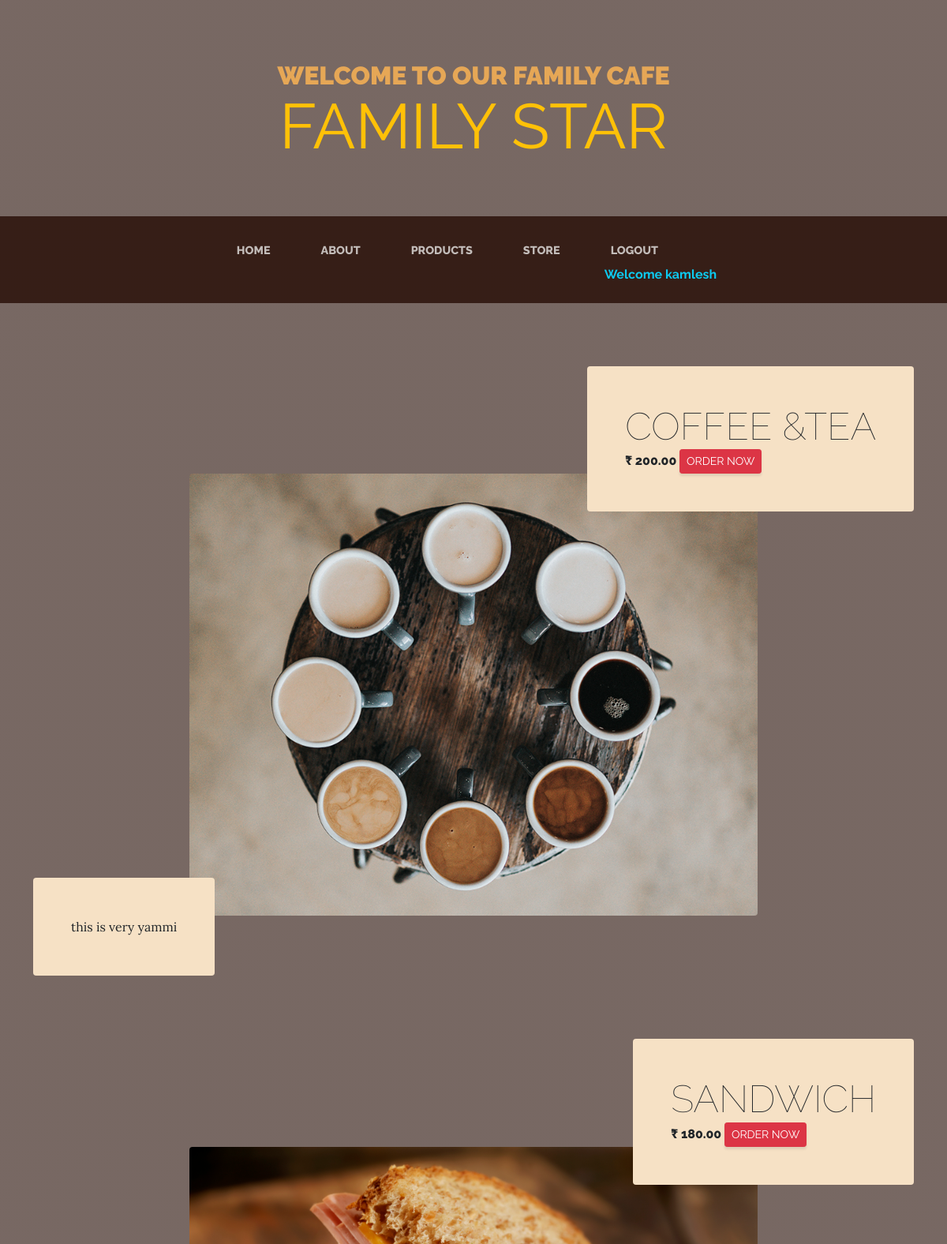
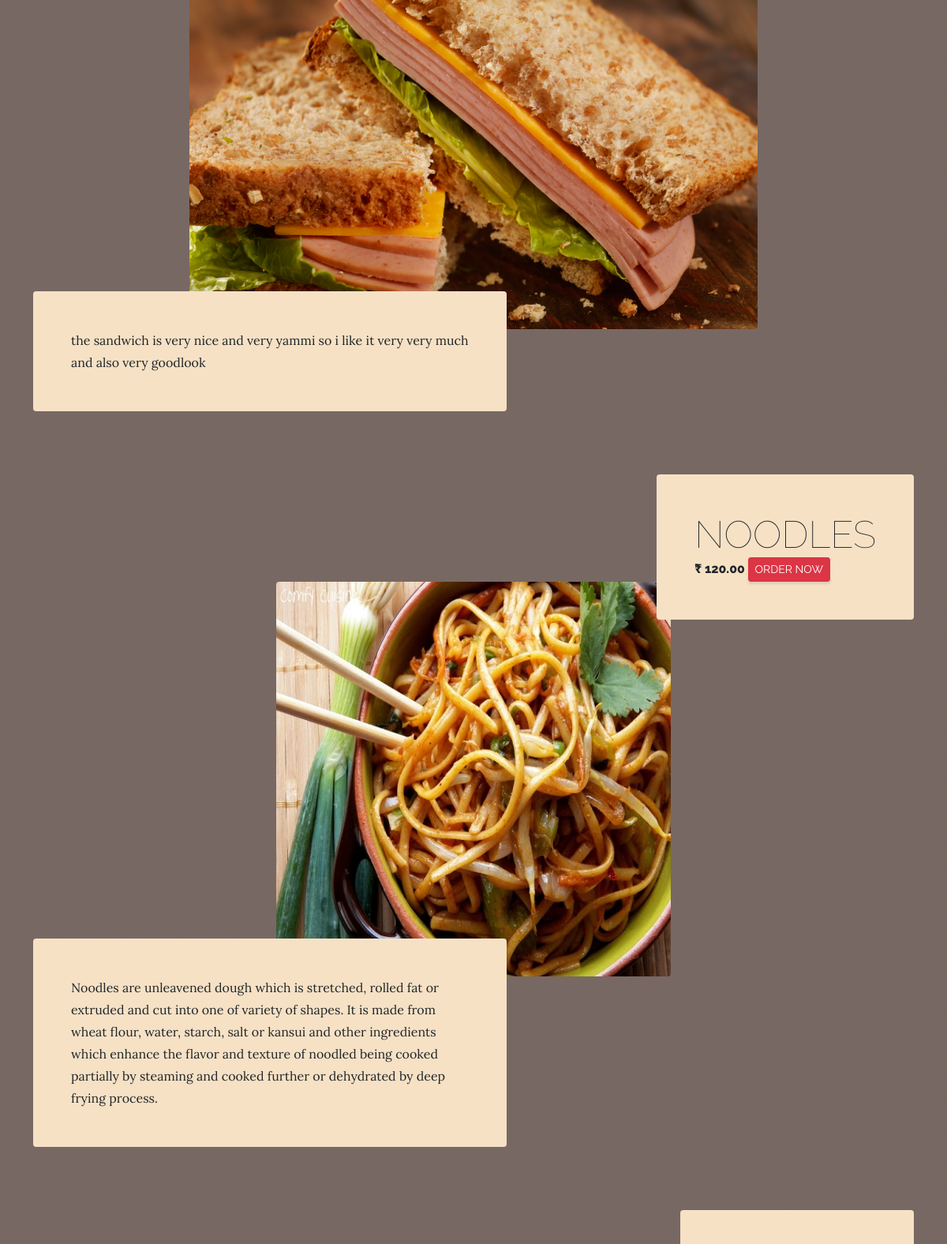
The page /products/ (signed in, upper part) on the database its author committed (2 pictures, top to bottom).
### myapp/models.py (models this page shows)
class Products(models.Model):
	user = models.ForeignKey(User, on_delete = models.CASCADE)
	pname = models.CharField(max_length = 100)
	uom_id = models.IntegerField( null= True)
	price_per_unit = models.DecimalField(max_digits = 5, decimal_places = 2)
	image = models.ImageField(upload_to = "images",null = True)
	description = models.TextField()

### myapp/views.py (the view)
# urls.py: path('products/', products, name = "products"),
@login_required(login_url='/login')
def products(request):
	prd = Products.objects.all()
	return render(request, 'products.html', {'prd':prd})

### myapp/templates/products.html (shortened to what this page needs)
{% load static %}
{% include 'header.html' %}
        {% for pr in prd %}
        <section class="page-section">
            <div class="container">
                <div class="product-item">
                    <div class="product-item-title d-flex">
                        <div class="bg-faded p-5 d-flex ms-auto rounded">
                            <h2 class="section-heading mb-0">
                                 <span class="section-heading-lower">{{pr.pname}}</span>
                                 <span class="section-heading-upper">₹ {{pr.price_per_unit}}
                                 <a href="{% url 'Order_det' %}" class="btn btn-danger btn-sm">Order Now</a>
                                 </span>
                            </h2>
                        </div>
                    </div>
                    <img class="product-item-img mx-auto d-flex rounded img-fluid mb-3 mb-lg-0" src="{{pr.image.url}}" alt = ""...."/>
                    <div class="product-item-description d-flex me-auto">
                        <div class="bg-faded p-5 rounded"><p class="mb-0">{{pr.description}}</p></div>
                    </div>
                </div>
            </div>
        </section>
        {% endfor %}
{% include 'footer.html' %}

### myapp/templates/header.html (shortened to what this page needs)
{% load static %}
<!DOCTYPE html>
<html lang="en">
    <head>
        <link href="{% static 'css/styles.css' %}" rel="stylesheet" />
    </head>
    <body>
        <header>
            <h1 class="site-heading text-center text-faded d-none d-lg-block">
                <span class="site-heading-upper text-primary mb-3"><B>Welcome To Our family Cafe</B></span>
                <span class="site-heading-lower text-warning"><B>family Star</B></span>
            </h1>
        </header>
        <nav class="navbar navbar-expand-lg navbar-dark py-lg-4" id="mainNav">
            <div class="container">
                <div class="collapse navbar-collapse" id="navbarSupportedContent">
                    <ul class="navbar-nav mx-auto">
                        <li class="nav-item px-lg-4"><a class="nav-link text-uppercase" href="/">Home</a></li>
                        <li class="nav-item px-lg-4"><a class="nav-link text-uppercase" href="{% url 'about' %}">About</a></li>
                        <li class="nav-item px-lg-4"><a class="nav-link text-uppercase" href="{% url 'products' %}">Products</a></li>
                        <li class="nav-item px-lg-4"><a class="nav-link text-uppercase" href="{% url 'store' %}">Store</a></li>
                        {% if request.user.is_authenticated %}
                        <li class="nav-item px-lg-4"><a class="nav-link text-uppercase " href="{% url 'logout' %}">logout</a><b class = 'text-info'> Welcome  {{request.user}}</b></li>
                        {% else %}
                        <li class="nav-item px-lg-4"><a class="nav-link text-uppercase" href="{% url 'register' %}">Signup</a></li>
                        {% endif %}
                    </ul>
                </div>
            </div>
        </nav>

### myapp/templates/footer.html (shortened to what this page needs)
{% load static %}
    </body>
</html>

### rows shown on the page
Products: pname "COFFEE &TEA", price_per_unit "200.00", image (picture), description "this is very yammi"
Products: pname "SANDWICH", price_per_unit "180.00", image (picture), description "the sandwich is very nice and very yammi so i like it very very much and also very goodlook"
Products: pname "NOODLES", price_per_unit "120.00", image (picture), description "Noodles are unleavened dough which is stretched, rolled fat or extruded and cut into one of variety of shapes. It is made from wheat flour, water, starch, salt or kansui and other ingredients which enhance the flavor and texture of noodled being cooked partially by steaming and cooked further or dehydrated by deep frying process."

### other values the page prints
{{ request.user }} "kamlesh"
